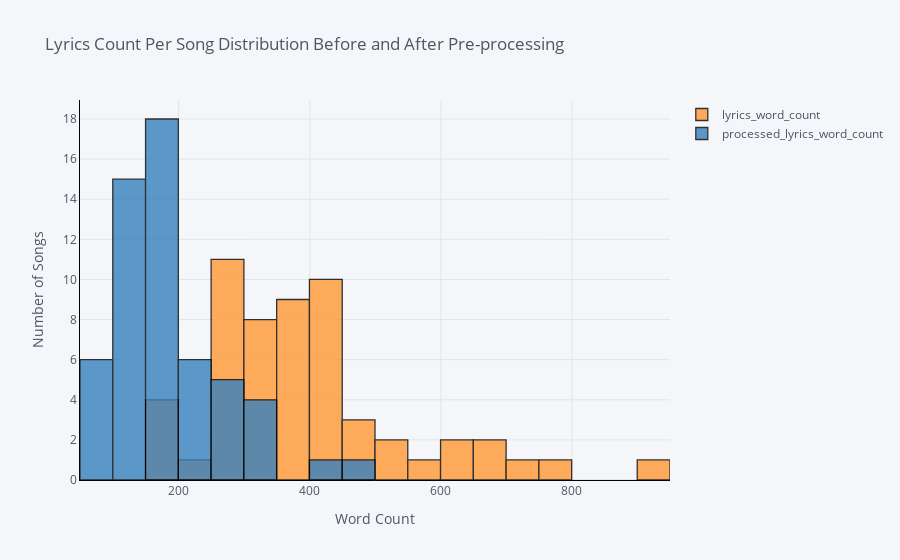

Notebook source saved alongside this figure:
### Code cell
# Word count of lyrics before and after cleaning
data[['lyrics_word_count', 'processed_lyrics_word_count']].iplot(
    kind = 'hist',
    bins = 20, #A small database so I limited this to the number of rows so the spread will be even. 
    xTitle = 'Word Count',
    linecolor = 'black',
    yTitle = 'Number of Songs',
    title = 'Lyrics Count Per Song Distribution Before and After Pre-processing')

### Figure 1 — Plotly figure (JSON) as saved in the notebook; plotly's stock layout.template omitted (floating-point values rounded to 4 significant figures)
{"data": [{"histfunc": "count", "histnorm": "", "marker": {"color": "rgba(255, 153, 51, 1.0)", "line": {"color": "#000000", "width": 1.3}}, "name": "lyrics_word_count", "nbinsx": 20, "opacity": 0.8, "orientation": "v", "type": "histogram", "x": [474, 408, 598, 309, 367, 415, 511, 288, 606, 510, 224, 402, 297, 293, 254, 177, 260, 419, 182, 306, 717, 276, 299, 177, 299, 351, 305, 422, 267, 648, 366, 313, 351, 388, 330, 323, 665, 432, 310, 355, 441, 654, 407, 284, 405, 353, 926, 273, 447, 378, 335, 472, 758, 377, 195, 477]}, {"histfunc": "count", "histnorm": "", "marker": {"color": "rgba(55, 128, 191, 1.0)", "line": {"color": "#000000", "width": 1.3}}, "name": "processed_lyrics_word_count", "nbinsx": 20, "opacity": 0.8, "orientation": "v", "type": "histogram", "x": [263, 179, 267, 129, 198, 136, 281, 166, 216, 239, 98, 207, 150, 144, 133, 92, 134, 189, 93, 155, 345, 103, 151, 83, 132, 152, 127, 245, 128, 312, 144, 127, 185, 258, 168, 141, 300, 172, 117, 173, 209, 302, 186, 98, 185, 161, 487, 135, 221, 155, 184, 276, 405, 115, 86, 189]}], "layout": {"barmode": "overlay", "legend": {"bgcolor": "#F5F6F9", "font": {"color": "#4D5663"}}, "paper_bgcolor": "#F5F6F9", "plot_bgcolor": "#F5F6F9", "title": {"font": {"color": "#4D5663"}, "text": "Lyrics Count Per Song Distribution Before and After Pre-processing"}, "xaxis": {"gridcolor": "#E1E5ED", "linecolor": "black", "showgrid": true, "tickfont": {"color": "#4D5663"}, "title": {"font": {"color": "#4D5663"}, "text": "Word Count"}, "zerolinecolor": "#E1E5ED"}, "yaxis": {"gridcolor": "#E1E5ED", "linecolor": "black", "showgrid": true, "tickfont": {"color": "#4D5663"}, "title": {"font": {"color": "#4D5663"}, "text": "Number of Songs"}, "zerolinecolor": "#E1E5ED"}}}
